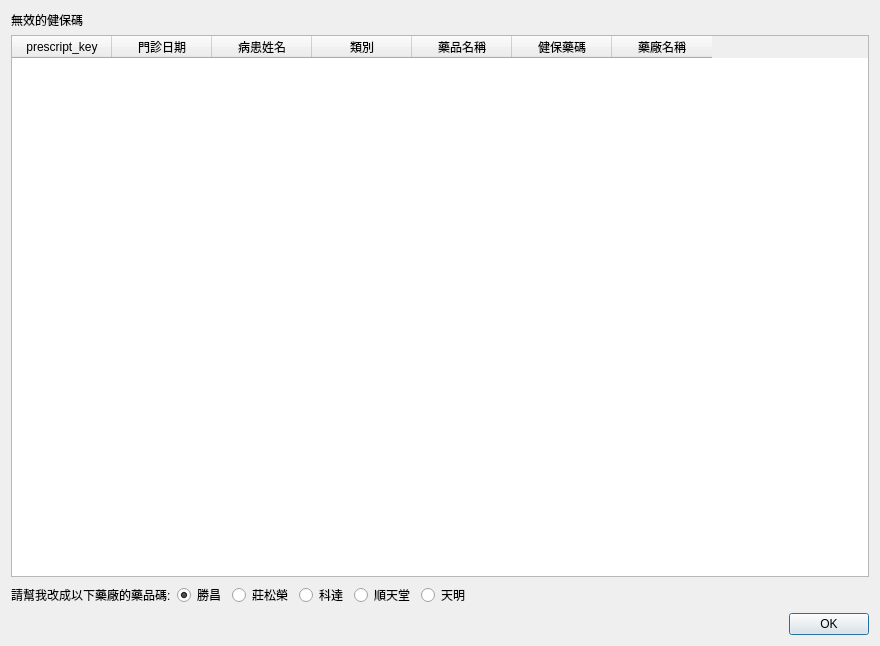
<?xml version="1.0" encoding="UTF-8"?>
<ui version="4.0">
 <class>Dialog_course_list</class>
 <widget class="QDialog" name="Dialog_course_list">
  <property name="windowModality">
   <enum>Qt::NonModal</enum>
  </property>
  <property name="geometry">
   <rect>
    <x>0</x>
    <y>0</y>
    <width>880</width>
    <height>646</height>
   </rect>
  </property>
  <property name="sizePolicy">
   <sizepolicy hsizetype="Preferred" vsizetype="Preferred">
    <horstretch>0</horstretch>
    <verstretch>0</verstretch>
   </sizepolicy>
  </property>
  <property name="windowTitle">
   <string>無效健保藥品碼檢查</string>
  </property>
  <layout class="QVBoxLayout" name="verticalLayout">
   <item>
    <widget class="QLabel" name="label_header">
     <property name="font">
      <font>
       <weight>50</weight>
       <bold>false</bold>
      </font>
     </property>
     <property name="text">
      <string>無效的健保碼</string>
     </property>
    </widget>
   </item>
   <item>
    <widget class="QTableWidget" name="tableWidget_ins_drug">
     <property name="editTriggers">
      <set>QAbstractItemView::NoEditTriggers</set>
     </property>
     <property name="alternatingRowColors">
      <bool>true</bool>
     </property>
     <property name="selectionMode">
      <enum>QAbstractItemView::SingleSelection</enum>
     </property>
     <property name="selectionBehavior">
      <enum>QAbstractItemView::SelectRows</enum>
     </property>
     <column>
      <property name="text">
       <string>prescript_key</string>
      </property>
     </column>
     <column>
      <property name="text">
       <string>門診日期</string>
      </property>
     </column>
     <column>
      <property name="text">
       <string>病患姓名</string>
      </property>
     </column>
     <column>
      <property name="text">
       <string>類別</string>
      </property>
     </column>
     <column>
      <property name="text">
       <string>藥品名稱</string>
      </property>
     </column>
     <column>
      <property name="text">
       <string>健保藥碼</string>
      </property>
     </column>
     <column>
      <property name="text">
       <string>藥廠名稱</string>
      </property>
     </column>
    </widget>
   </item>
   <item>
    <layout class="QHBoxLayout" name="horizontalLayout">
     <item>
      <widget class="QLabel" name="label">
       <property name="text">
        <string>請幫我改成以下藥廠的藥品碼:</string>
       </property>
      </widget>
     </item>
     <item>
      <widget class="QRadioButton" name="radioButton1">
       <property name="text">
        <string>勝昌</string>
       </property>
       <property name="checked">
        <bool>true</bool>
       </property>
      </widget>
     </item>
     <item>
      <widget class="QRadioButton" name="radioButton2">
       <property name="text">
        <string>莊松榮</string>
       </property>
      </widget>
     </item>
     <item>
      <widget class="QRadioButton" name="radioButton3">
       <property name="text">
        <string>科達</string>
       </property>
      </widget>
     </item>
     <item>
      <widget class="QRadioButton" name="radioButton4">
       <property name="text">
        <string>順天堂</string>
       </property>
      </widget>
     </item>
     <item>
      <widget class="QRadioButton" name="radioButton5">
       <property name="text">
        <string>天明</string>
       </property>
      </widget>
     </item>
     <item>
      <spacer name="horizontalSpacer">
       <property name="orientation">
        <enum>Qt::Horizontal</enum>
       </property>
       <property name="sizeHint" stdset="0">
        <size>
         <width>40</width>
         <height>20</height>
        </size>
       </property>
      </spacer>
     </item>
    </layout>
   </item>
   <item>
    <widget class="QDialogButtonBox" name="buttonBox">
     <property name="orientation">
      <enum>Qt::Horizontal</enum>
     </property>
     <property name="standardButtons">
      <set>QDialogButtonBox::Ok</set>
     </property>
     <property name="centerButtons">
      <bool>false</bool>
     </property>
    </widget>
   </item>
  </layout>
 </widget>
 <resources/>
 <connections>
  <connection>
   <sender>buttonBox</sender>
   <signal>accepted()</signal>
   <receiver>Dialog_course_list</receiver>
   <slot>accept()</slot>
   <hints>
    <hint type="sourcelabel">
     <x>248</x>
     <y>254</y>
    </hint>
    <hint type="destinationlabel">
     <x>157</x>
     <y>274</y>
    </hint>
   </hints>
  </connection>
  <connection>
   <sender>buttonBox</sender>
   <signal>rejected()</signal>
   <receiver>Dialog_course_list</receiver>
   <slot>reject()</slot>
   <hints>
    <hint type="sourcelabel">
     <x>316</x>
     <y>260</y>
    </hint>
    <hint type="destinationlabel">
     <x>286</x>
     <y>274</y>
    </hint>
   </hints>
  </connection>
 </connections>
</ui>
